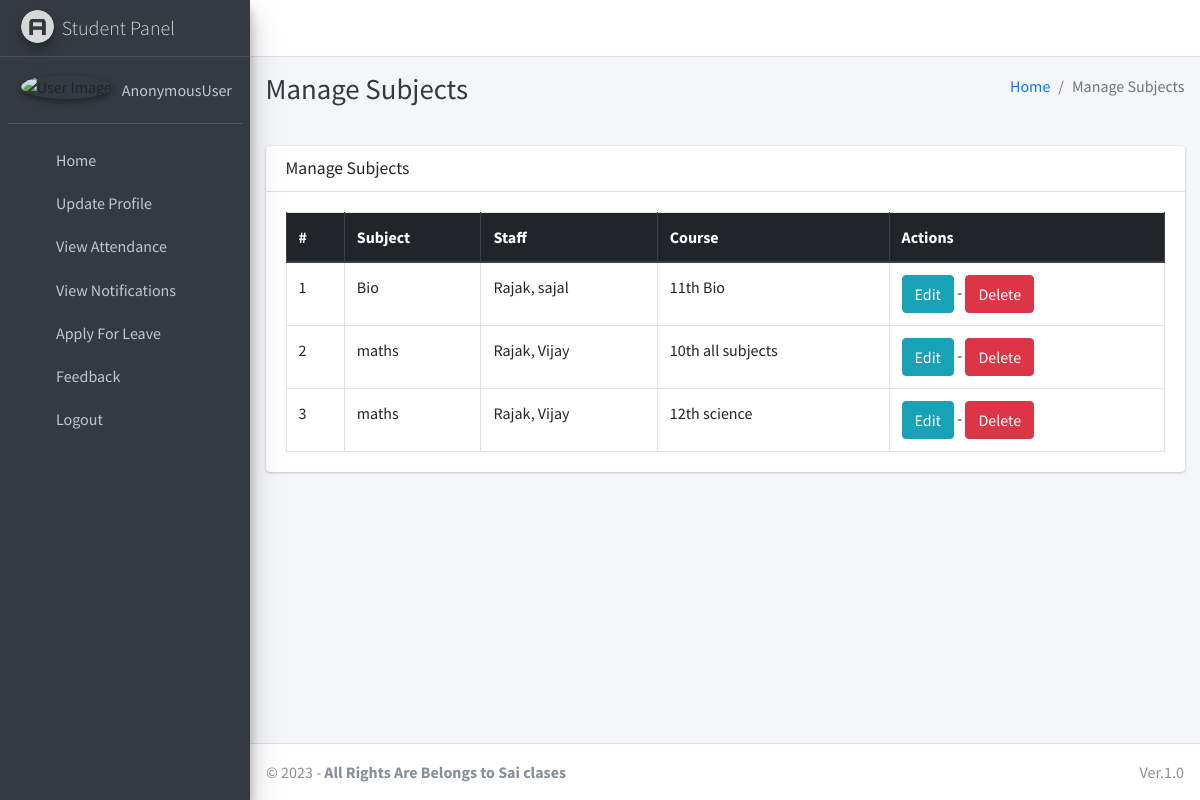
The page /subject/manage/ on the database its author committed.
### main_app/models.py (models this page shows, shortened)
class Subject(models.Model):
    name = models.CharField(max_length=120)
    staff = models.ForeignKey(Staff,on_delete=models.CASCADE,)
    course = models.ForeignKey(Course, on_delete=models.CASCADE)
    updated_at = models.DateTimeField(auto_now=True)
    created_at = models.DateTimeField(auto_now_add=True)

class Staff(models.Model):
    course = models.ForeignKey(Course, on_delete=models.DO_NOTHING, null=True, blank=False)
    admin = models.OneToOneField(CustomUser, on_delete=models.CASCADE)

class CustomUser(AbstractUser):
    USER_TYPE = ((1, "HOD"), (2, "Staff"), (3, "Student"))
    GENDER = [("M", "Male"), ("F", "Female")]
    username = None  # Removed username, using email instead
    email = models.EmailField(unique=True)
    user_type = models.CharField(default=1, choices=USER_TYPE, max_length=1)
    gender = models.CharField(max_length=1, choices=GENDER)
    profile_pic = models.ImageField()
    address = models.TextField()
    fcm_token = models.TextField(default="")  # For firebase notifications
    created_at = models.DateTimeField(auto_now_add=True)
    updated_at = models.DateTimeField(auto_now=True)
    USERNAME_FIELD = "email"
    REQUIRED_FIELDS = []
    objects = CustomUserManager()
    def __str__(self):
        return self.last_name + ", " + self.first_name

class Course(models.Model):
    name = models.CharField(max_length=120)
    created_at = models.DateTimeField(auto_now_add=True)
    updated_at = models.DateTimeField(auto_now=True)

### main_app/hod_views.py (the view)
# urls.py: path("subject/manage/", hod_views.manage_subject, name='manage_subject'),
def manage_subject(request):
    subjects = Subject.objects.all()
    context = {
        'subjects': subjects,
        'page_title': 'Manage Subjects'
    }
    return render(request, "hod_template/manage_subject.html", context)

### main_app/templates/hod_template/manage_subject.html
{% extends 'main_app/base.html' %}
{% load static %}
{% block page_title %}{{page_title}}{% endblock page_title %}
{% block content %}
<section class="content">
    <div class="container-fluid">
        <div class="row">
            <div class="col-md-12">
                <div class="card">
                    <div class="card-header">
                        <h3 class="card-title">{{page_title}}</h3>
                    </div>
                    <div class="card-body">
                        <table id="example2" class="table table-bordered table-hover">
                            <thead class="thead-dark">
                                <tr>
                                    <th>#</th>
                                    <th>Subject</th>
                                    <th>Staff</th>
                                    <th>Course</th>
                                    <th>Actions</th>
                                </tr>
                            </thead>
                            <tbody>
                                {% for subject in subjects %}
                                <tr>
                                    <td>{{ forloop.counter }}</td>
                                    <td>{{subject.name}}</td>
                                    <td>{{subject.staff.admin}}</td>
                                    <td>{{subject.course.name}}</td>
                                    <td>
                                        <a href="{% url 'edit_subject' subject.id %}" class="btn btn-info">Edit</a> -
                                        <a href="{% url 'delete_subject' subject.id %}" onclick="return confirm('Are you sure you want to delete this ?')" class="btn btn-danger">Delete</a>
                                    </td>
                                </tr>
                                {% endfor %}
                            </tbody>
                        </table>
                    </div>
                </div>
            </div>
        </div>
    </div>
</section>
{% endblock content %}

### rows shown on the page
Subject: name "Bio", staff.admin "Rajak, sajal", course.name "11th Bio"
Subject: name "maths", staff.admin "Rajak, Vijay", course.name "10th all subjects"
Subject: name "maths", staff.admin "Rajak, Vijay", course.name "12th science"

### other values the page prints
{{ user }} "AnonymousUser"
{{ page_title }} "Manage Subjects"
